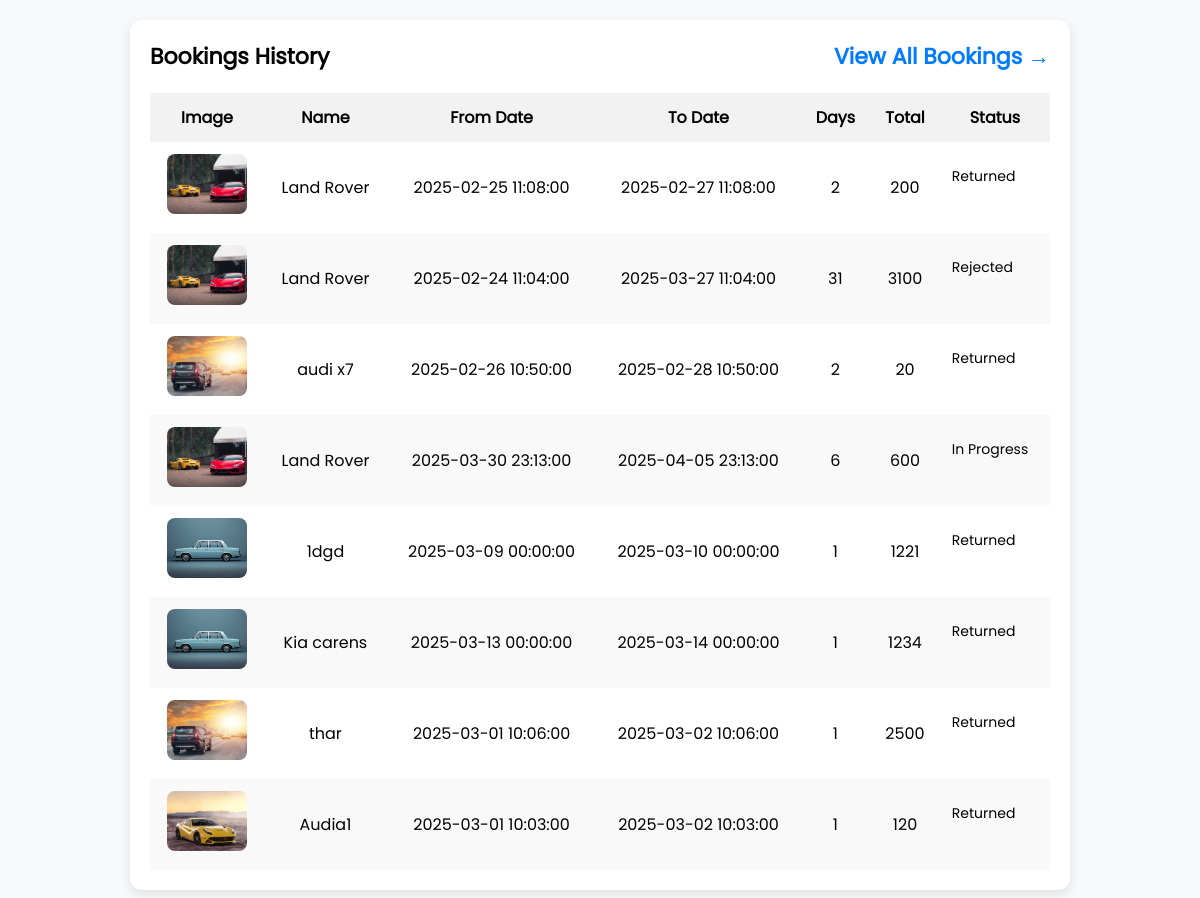
Screenshot of /my_booking.php?all=true (signed in) with the database file from the repository.
### tables this page shows
CREATE TABLE IF NOT EXISTS `booking` (
  `id` int NOT NULL AUTO_INCREMENT,
  `bookingno` bigint NOT NULL,
  `userEmail` varchar(100) NOT NULL,
  `vid` int NOT NULL,
  `rent_type` varchar(255) NOT NULL,
  `FromDate` datetime NOT NULL,
  `ToDate` datetime NOT NULL,
  `message` varchar(200) NOT NULL,
  `status` int NOT NULL,
  `PostingDate` timestamp NOT NULL DEFAULT CURRENT_TIMESTAMP,
  `LastUpdationDate` timestamp NOT NULL DEFAULT CURRENT_TIMESTAMP,
  `pickup` varchar(255) NOT NULL,
  `dropoff` varchar(255) NOT NULL,
  `did` int NOT NULL,
  `dname` varchar(255) NOT NULL,
  `order_id` varchar(255) NOT NULL,
  `amount` int NOT NULL,
  `payment` int NOT NULL,
  `ReturnDate` timestamp NOT NULL,
  `is_notified` int NOT NULL,
  `new_start_date` date DEFAULT NULL,
  `new_end_date` date DEFAULT NULL,
  `modification_status` enum('pending','approved','rejected') DEFAULT NULL,
  PRIMARY KEY (`id`)
);

CREATE TABLE IF NOT EXISTS `car_list` (
  `vid` int NOT NULL AUTO_INCREMENT,
  `cname` varchar(255) NOT NULL,
  `modal` int NOT NULL,
  `chprice` int NOT NULL,
  `price` int NOT NULL,
  `no_plate` varchar(255) NOT NULL,
  `brand` varchar(255) NOT NULL,
  `image` varchar(255) NOT NULL,
  `seat` int NOT NULL,
  `fual` varchar(255) NOT NULL,
  `door` int NOT NULL,
  `en_power` varchar(255) NOT NULL,
  `en_type` varchar(255) NOT NULL,
  `break_type` varchar(255) NOT NULL,
  `fual_capacity` int NOT NULL,
  `mileage` int NOT NULL,
  `status` int NOT NULL,
  `accessories` varchar(255) NOT NULL,
  PRIMARY KEY (`vid`)
);

### my_booking.php (the view, shortened to what this page needs)
<?php
@include "include/config.php";
$uid = $_SESSION['alogin'];
if (isset($_GET['all']) && $_GET['all'] == 'true') {
    $sql = "SELECT reguser.*,
car_list.cname,
car_list.image,
booking.FromDate,
booking.ToDate,
booking.message,
booking.vid as vid,
booking.status,
booking.PostingDate,
booking.id,
booking.bookingno,
DATEDIFF(booking.ToDate, booking.FromDate) as totalnodays,
car_list.price,
(DATEDIFF(booking.ToDate, booking.FromDate) * car_list.price) AS grand_total
FROM booking
JOIN car_list ON car_list.vid = booking.vid
JOIN reguser ON reguser.email = booking.userEmail
WHERE booking.userEmail = '$uid'  ORDER BY booking.PostingDate DESC";
}
$result = mysqli_query($conn, $sql);
?>
<!DOCTYPE html>
<html lang="en">
<head>
    <link rel="stylesheet" href="css/my_booking.css">
</head>
<body>
    <div class="booking-container">
        <div class="booking-header">
            <span> Bookings History</span>
            <a href="my_booking.php?all=true">View All Bookings →</a>
        </div>
        <table>
            <thead>
                <tr>
                    <th>Image</th>
                    <th>Name</th>
                    <th>From Date</th>
                    <th>To Date</th>
                    <th>Days</th>
                    <th>Total</th>
                    <th>Status</th>
                </tr>
            </thead>
            <tbody>
                <?php while ($row = mysqli_fetch_assoc($result)) {
                    $image = explode(",", $row['image']);
                ?>
                    <tr class="clickable-row" data-href="booking_details.php?bookingno=<?php echo $row['bookingno']; ?>">
                        <td><img src="admin/img/<?php echo $image[0]; ?>" alt="Car Image" class="booking-img"></td>
                        <td><?php echo $row['cname']; ?></td>
                        <td><?php echo $row['FromDate']; ?></td>
                        <td><?php echo $row['ToDate']; ?></td>
                        <td><?php echo $row['totalnodays']; ?></td>
                        <td><?php echo $row['grand_total']; ?></td>
                        <td class="status">
                            <?php echo ($row['status'] == 0) ? 'In Progress' : (($row['status'] == 1) ? 'Success' : (($row['status'] == 2) ? 'Rejected' : 'Returned')); ?>
                        </td>
                    </tr>
                <?php } ?>
            </tbody>
        </table>
    </div>
</body>
</html>

### css/my_booking.css (style rules this page uses)
body { font-family: 'pop-regular', sans-serif; margin: 0; padding: 0; background-color: #f8f9fa; }
.booking-container { background-color: #fff; margin: 20px auto; padding: 20px; border-radius: 12px; box-shadow: 0 4px 12px rgba(0, 0, 0, 0.1); max-width: 900px; }
.booking-header { display: flex; justify-content: space-between; align-items: center; font-size: 22px; font-weight: bold; margin-bottom: 20px; }
.booking-header a { text-decoration: none; color: #007bff; transition: color 0.3s ease; }
table { width: 100%; border-collapse: collapse; background-color: #fff; }
th, td { text-align: center; padding: 12px; }
th { background-color: #f2f2f2; }
tr:nth-child(even) { background-color: #f9f9f9; }
.booking-img { width: 80px; height: 60px; border-radius: 8px; object-fit: cover; }
.status { display: inline-block; padding: 24px 12px; border-radius: 5px; font-size: 14px; }
.clickable-row { cursor: pointer; transition: background-color 0.3s ease; }

### rows the page displays
booking: vid.cname "Land Rover", FromDate "2025-02-25 11:08:00", ToDate "2025-02-27 11:08:00", totalnodays "2", grand_total "200", status "Returned"
booking: vid.cname "Land Rover", FromDate "2025-02-24 11:04:00", ToDate "2025-03-27 11:04:00", totalnodays "31", grand_total "3100", status "Rejected"
booking: vid.cname "audi x7", FromDate "2025-02-26 10:50:00", ToDate "2025-02-28 10:50:00", totalnodays "2", grand_total "20", status "Returned"
booking: vid.cname "Land Rover", FromDate "2025-03-30 23:13:00", ToDate "2025-04-05 23:13:00", totalnodays "6", grand_total "600", status "In Progress"
booking: vid.cname "1dgd", FromDate "2025-03-09 00:00:00", ToDate "2025-03-10 00:00:00", totalnodays "1", grand_total "1221", status "Returned"
booking: vid.cname "Kia carens", FromDate "2025-03-13 00:00:00", ToDate "2025-03-14 00:00:00", totalnodays "1", grand_total "1234", status "Returned"
booking: vid.cname "thar", FromDate "2025-03-01 10:06:00", ToDate "2025-03-02 10:06:00", totalnodays "1", grand_total "2500", status "Returned"
booking: shows a picture, vid.cname "Audia1", FromDate "2025-03-01 10:03:00", ToDate "2025-03-02 10:03:00", totalnodays "1", grand_total "120", status "Returned"
